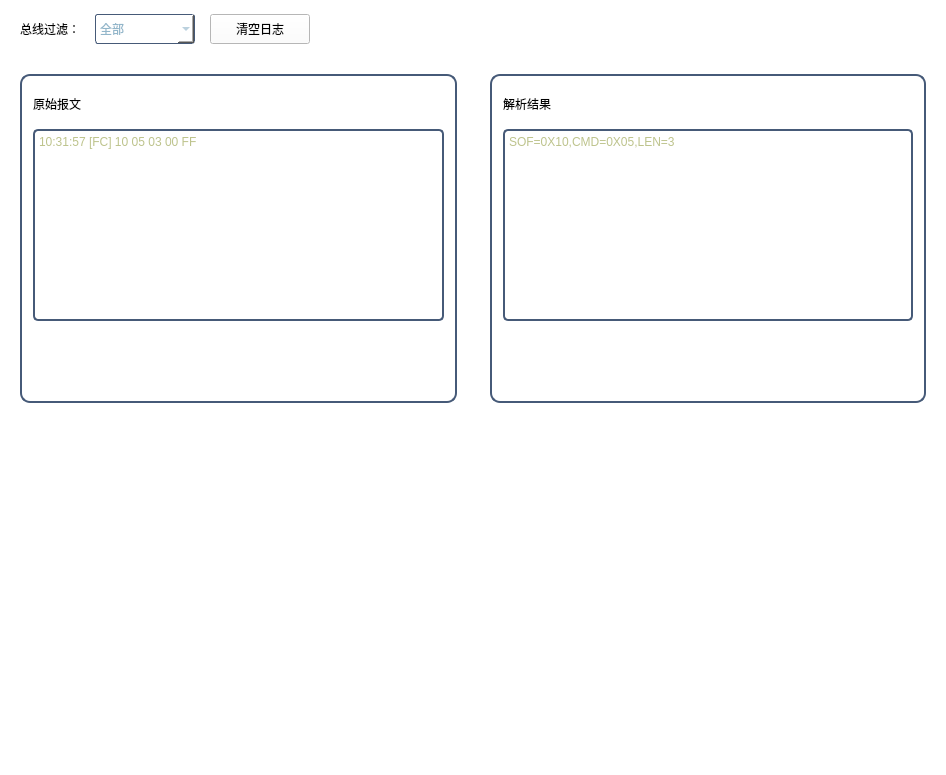
<?xml version="1.0" encoding="UTF-8"?>
<ui version="4.0">
 <class>wid_msgrecv</class>
 <widget class="QWidget" name="wid_msgrecv">
  <property name="geometry">
   <rect>
    <x>0</x>
    <y>0</y>
    <width>946</width>
    <height>775</height>
   </rect>
  </property>
  <property name="windowTitle">
   <string>Form</string>
  </property>
  <property name="styleSheet">
   <string notr="true">background-color: rgb(255,255,255);</string>
  </property>
  <layout class="QGridLayout" name="gridLayout_7">
   <property name="topMargin">
    <number>5</number>
   </property>
   <item row="0" column="0">
    <widget class="QWidget" name="widget" native="true">
     <property name="styleSheet">
      <string notr="true">background-color: rgb(255,255,255);</string>
     </property>
     <layout class="QGridLayout" name="gridLayout">
      <property name="horizontalSpacing">
       <number>15</number>
      </property>
      <property name="verticalSpacing">
       <number>6</number>
      </property>
      <item row="0" column="0">
       <widget class="QLabel" name="label">
        <property name="minimumSize">
         <size>
          <width>0</width>
          <height>30</height>
         </size>
        </property>
        <property name="styleSheet">
         <string notr="true">color: rgb(0,0,0);
font: 75 14pt &quot;微软雅黑&quot;;
background-color: rgb(255,255,255);</string>
        </property>
        <property name="text">
         <string>总线过滤：</string>
        </property>
       </widget>
      </item>
      <item row="0" column="1">
       <widget class="QComboBox" name="comboBox">
        <property name="minimumSize">
         <size>
          <width>100</width>
          <height>30</height>
         </size>
        </property>
        <property name="styleSheet">
         <string notr="true">border:1px solid rgb(70,90,120);
color: rgb(146, 182, 202);
border-radius:3px;
font: 75 11pt &quot;微软雅黑&quot;;
background-color: rgb(255,255,255);</string>
        </property>
        <item>
         <property name="text">
          <string>全部</string>
         </property>
        </item>
        <item>
         <property name="text">
          <string>FC</string>
         </property>
        </item>
        <item>
         <property name="text">
          <string>以太网</string>
         </property>
        </item>
       </widget>
      </item>
      <item row="0" column="2">
       <widget class="QPushButton" name="pushButton">
        <property name="minimumSize">
         <size>
          <width>100</width>
          <height>30</height>
         </size>
        </property>
        <property name="styleSheet">
         <string notr="true">QPushButton{
border:1px solid rgb(70,90,120);
color: rgb(255, 255, 255);
border-radius:3px;
font: 75 11pt &quot;微软雅黑&quot;;
background-color: rgb(153,217,234);
}
QPushButton:hover{
color: rgb(25, 118, 210);
background-color: rgb(227, 236, 255);
};</string>
        </property>
        <property name="text">
         <string>清空日志</string>
        </property>
        <property name="icon">
         <iconset resource="../../../../WTTools/WTICDSOFTPlugin/Res.qrc">
          <normaloff>:/Images/Icons1/ICON_Delete.png</normaloff>:/Images/Icons1/ICON_Delete.png</iconset>
        </property>
       </widget>
      </item>
      <item row="0" column="3">
       <spacer name="horizontalSpacer">
        <property name="orientation">
         <enum>Qt::Horizontal</enum>
        </property>
        <property name="sizeHint" stdset="0">
         <size>
          <width>605</width>
          <height>20</height>
         </size>
        </property>
       </spacer>
      </item>
     </layout>
    </widget>
   </item>
   <item row="1" column="0">
    <layout class="QGridLayout" name="gridLayout_6">
     <property name="horizontalSpacing">
      <number>15</number>
     </property>
     <property name="verticalSpacing">
      <number>6</number>
     </property>
     <item row="0" column="0">
      <widget class="QWidget" name="wid_proMsg" native="true">
       <property name="styleSheet">
        <string notr="true">#wid_sendMsg{
background-color: rgb(21, 37, 74);
border:15px solid rgb(70,90,120);
border-radius:15px;
font: 75 11pt &quot;微软雅黑&quot;;
}</string>
       </property>
       <layout class="QGridLayout" name="gridLayout_2">
        <property name="leftMargin">
         <number>9</number>
        </property>
        <property name="topMargin">
         <number>15</number>
        </property>
        <property name="rightMargin">
         <number>9</number>
        </property>
        <property name="bottomMargin">
         <number>9</number>
        </property>
        <item row="0" column="0">
         <widget class="QWidget" name="wid_pro" native="true">
          <property name="styleSheet">
           <string notr="true">#wid_pro{
background-color: rgb(255,255,255);
border:2px solid rgb(70,90,120);
border-radius:10px;
font: 75 11pt &quot;微软雅黑&quot;;
}</string>
          </property>
          <layout class="QGridLayout" name="gridLayout_3">
           <property name="leftMargin">
            <number>13</number>
           </property>
           <property name="topMargin">
            <number>5</number>
           </property>
           <property name="rightMargin">
            <number>13</number>
           </property>
           <property name="bottomMargin">
            <number>5</number>
           </property>
           <property name="spacing">
            <number>0</number>
           </property>
           <item row="1" column="0" colspan="2">
            <widget class="QPlainTextEdit" name="plainTextEdit">
             <property name="styleSheet">
              <string notr="true">background-color: rgb(255,255,255);
border:2px solid rgb(70,90,120);
border-radius:5px;
font: 75 11pt &quot;微软雅黑&quot;;
color: rgb(189, 195, 140);</string>
             </property>
             <property name="plainText">
              <string>10:31:57 [FC] 10 05 03 00 FF</string>
             </property>
            </widget>
           </item>
           <item row="0" column="1">
            <spacer name="horizontalSpacer_2">
             <property name="orientation">
              <enum>Qt::Horizontal</enum>
             </property>
             <property name="sizeHint" stdset="0">
              <size>
               <width>40</width>
               <height>20</height>
              </size>
             </property>
            </spacer>
           </item>
           <item row="0" column="0">
            <widget class="QLabel" name="label_2">
             <property name="minimumSize">
              <size>
               <width>0</width>
               <height>50</height>
              </size>
             </property>
             <property name="styleSheet">
              <string notr="true">color: rgb(0,0,0);
font: 75 14pt &quot;微软雅黑&quot;;
background-color: rgb(255,255,255);</string>
             </property>
             <property name="text">
              <string>原始报文</string>
             </property>
            </widget>
           </item>
           <item row="2" column="0" colspan="2">
            <spacer name="verticalSpacer_2">
             <property name="orientation">
              <enum>Qt::Vertical</enum>
             </property>
             <property name="sizeHint" stdset="0">
              <size>
               <width>20</width>
               <height>40</height>
              </size>
             </property>
            </spacer>
           </item>
          </layout>
         </widget>
        </item>
       </layout>
      </widget>
     </item>
     <item row="0" column="1">
      <widget class="QWidget" name="wid_result" native="true">
       <property name="styleSheet">
        <string notr="true">#wid_sendMsg{
background-color: rgb(21, 37, 74);
border:15px solid rgb(70,90,120);
border-radius:15px;
font: 75 11pt &quot;微软雅黑&quot;;
}</string>
       </property>
       <layout class="QGridLayout" name="gridLayout_4">
        <property name="leftMargin">
         <number>9</number>
        </property>
        <property name="topMargin">
         <number>15</number>
        </property>
        <property name="rightMargin">
         <number>9</number>
        </property>
        <property name="bottomMargin">
         <number>9</number>
        </property>
        <item row="0" column="0">
         <widget class="QWidget" name="wid_re" native="true">
          <property name="styleSheet">
           <string notr="true">#wid_re{
background-color: rgb(255,255,255);
border:2px solid rgb(70,90,120);
border-radius:10px;
font: 75 11pt &quot;微软雅黑&quot;;
}</string>
          </property>
          <layout class="QGridLayout" name="gridLayout_5">
           <property name="leftMargin">
            <number>13</number>
           </property>
           <property name="topMargin">
            <number>5</number>
           </property>
           <property name="rightMargin">
            <number>13</number>
           </property>
           <property name="bottomMargin">
            <number>5</number>
           </property>
           <property name="spacing">
            <number>0</number>
           </property>
           <item row="1" column="0" colspan="2">
            <widget class="QPlainTextEdit" name="plainTextEdit_2">
             <property name="minimumSize">
              <size>
               <width>50</width>
               <height>30</height>
              </size>
             </property>
             <property name="styleSheet">
              <string notr="true">background-color: rgb(255,255,255);
border:2px solid rgb(70,90,120);
border-radius:5px;
font: 75 11pt &quot;微软雅黑&quot;;
color: rgb(189, 195, 140);</string>
             </property>
             <property name="plainText">
              <string>SOF=0X10,CMD=0X05,LEN=3</string>
             </property>
            </widget>
           </item>
           <item row="0" column="0">
            <widget class="QLabel" name="label_3">
             <property name="minimumSize">
              <size>
               <width>0</width>
               <height>50</height>
              </size>
             </property>
             <property name="styleSheet">
              <string notr="true">color: rgb(0,0,0);
font: 75 14pt &quot;微软雅黑&quot;;
background-color: rgb(255,255,255);</string>
             </property>
             <property name="text">
              <string>解析结果</string>
             </property>
            </widget>
           </item>
           <item row="0" column="1">
            <spacer name="horizontalSpacer_3">
             <property name="orientation">
              <enum>Qt::Horizontal</enum>
             </property>
             <property name="sizeHint" stdset="0">
              <size>
               <width>40</width>
               <height>20</height>
              </size>
             </property>
            </spacer>
           </item>
           <item row="2" column="0" colspan="2">
            <spacer name="verticalSpacer_3">
             <property name="orientation">
              <enum>Qt::Vertical</enum>
             </property>
             <property name="sizeHint" stdset="0">
              <size>
               <width>20</width>
               <height>40</height>
              </size>
             </property>
            </spacer>
           </item>
          </layout>
         </widget>
        </item>
       </layout>
      </widget>
     </item>
    </layout>
   </item>
   <item row="2" column="0">
    <spacer name="verticalSpacer">
     <property name="orientation">
      <enum>Qt::Vertical</enum>
     </property>
     <property name="sizeHint" stdset="0">
      <size>
       <width>20</width>
       <height>345</height>
      </size>
     </property>
    </spacer>
   </item>
  </layout>
 </widget>
 <resources>
  <include location="../../../../WTTools/WTICDSOFTPlugin/Res.qrc"/>
 </resources>
 <connections/>
</ui>
